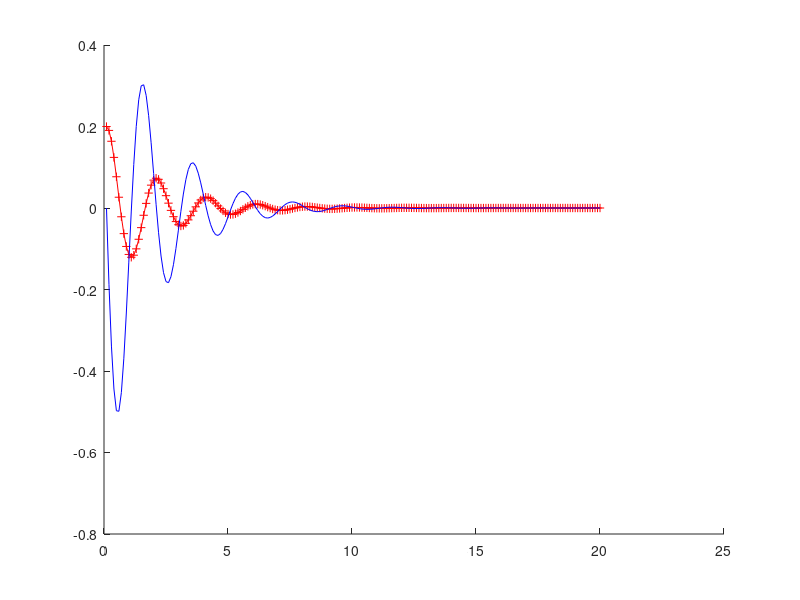

Recreate this plot in MATLAB.
function test_2

    m = 1;
    L = 1;
    g = 10;
    eta = 1;
    f = 0;
   
    ic = [0.2, 0.0];
    
    n = 200;
    dt = 0.1;
    
    y = NaN*ones(n, 2);
    y(1,:) = ic;
    
    t = [dt];
    
    for i = 2 : n
        [~,y_calc] = ode45(@(t,y) derivs(t,y,f,m,g,L,eta), [0 dt], y(i-1, :));
        y(i,:) = y_calc(end,:);
        t = [t t(end)+dt];
    end

    y = y
    t = t
   
    figure(11);
    clf
    hold on;
    plot(t,y(:,1),'r-+');
    plot(t,y(:,2),'b-');
end




function dy = derivs(t, yy, f, m, g, L, eta)
    dy = NaN*ones(2,1);
    dy(1)= yy(2);
    dy(2) = (f/m) - (eta*yy(2) / m) - (g * yy(1) / L);
end


